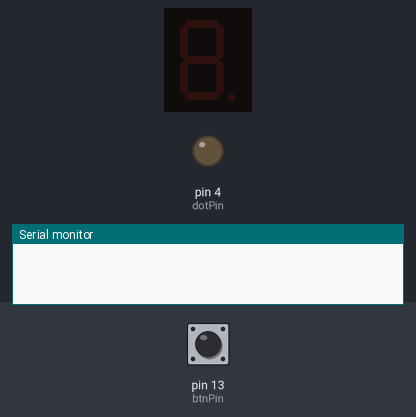
The sketch below on a simulated Arduino Uno, built with avr-gcc and run on an emulated ATmega328P. Parts: 1-digit seven-segment display, output pins drawn as LEDs (lit = HIGH), the last lines printed to the serial monitor. Wiring (inferred from the names in the program): 1-digit 7-segment display, segments lit when HIGH: segments pin 3, pin 2, pin 5, pin 6, pin 7, pin 11, pin 12. The inputs (shaded band) are chosen by the test bench; at power-on: pin 13 (btnPin) LOW. Random numbers use the default seed unless the sketch sets one; the segment pins are drawn as the display they are named for; pins used as bus, display or sensor lines are not drawn.

Above: at 1.2 s.
1.3 s: pin 13 (btnPin) pulled HIGH for 0.15 s
At 2.2 s:
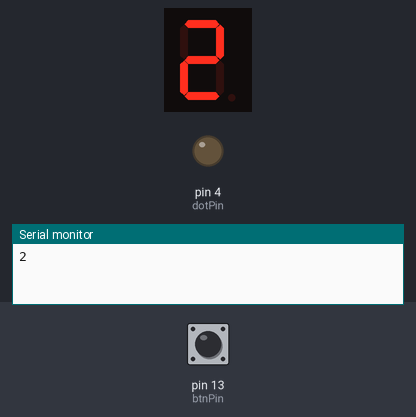
2.9 s: pin 13 (btnPin) pulsed HIGH 5 times (0.12 s each, 0.3 s apart)
At 4.4 s:
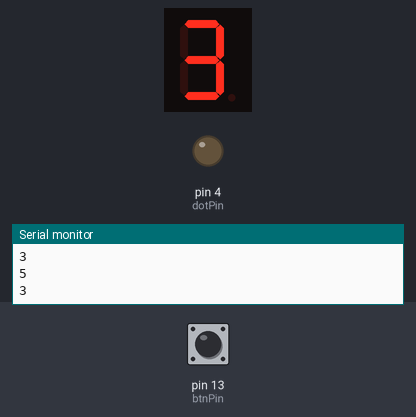
5.9 s: pin 13 (btnPin) pulsed HIGH 5 times (0.12 s each, 0.3 s apart)
At 6.9 s:
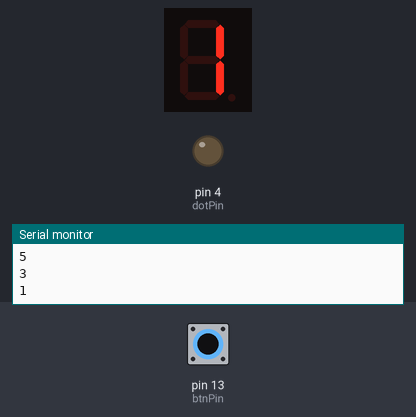
8.9 s: pin 13 (btnPin) pulled HIGH for 1 s
At 9.2 s:
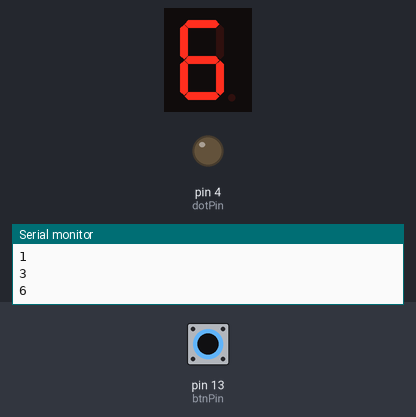
11.4 s: pin 13 (btnPin) pulled HIGH for 3.2 s
At 12.3 s:
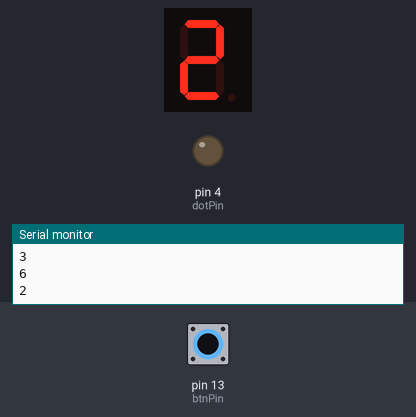
Timing chart, 0 to 14.4 s (numbered marks = the images above; inputs shaded):
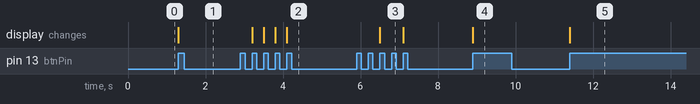

The sketch:

DIce_V2.ino
```cpp
int btnPin = 13;

int digitPin[7] = {3, 2, 5, 6, 7, 11, 12};

int dotPin = 4;

int btnState = -1;
int randNum;

void setup() {
  // put your setup code here, to run once:
  Serial.begin(9600);     // setup serial monitor
  pinMode(btnPin,INPUT);       // button pin

  for (int i = 0; i < 7; i++){
    pinMode(digitPin[i], OUTPUT);
  }

  pinMode(dotPin,OUTPUT);
}

void loop() {
  // put your main code here, to run repeatedly:

  if (digitalRead(btnPin) == HIGH && btnState < 0){
    btnState = -btnState;
    randNum = random(1,7);
    Serial.println(randNum);

    digitalWrite(digitPin[0], LOW);
    digitalWrite(digitPin[1], LOW);
    digitalWrite(digitPin[5], LOW);
    digitalWrite(digitPin[6], LOW);
    digitalWrite(digitPin[2], LOW);
    digitalWrite(digitPin[4], LOW);
    digitalWrite(digitPin[3], LOW);

    if (randNum == 1){
      digitalWrite(digitPin[1], HIGH);
      digitalWrite(digitPin[2], HIGH);
    }
    else if (randNum == 2) {
      digitalWrite(digitPin[0], HIGH);
      digitalWrite(digitPin[1], HIGH);
      digitalWrite(digitPin[6], HIGH);
      digitalWrite(digitPin[4], HIGH);
      digitalWrite(digitPin[3], HIGH);
    }
    else if (randNum == 3) {
      digitalWrite(digitPin[0], HIGH);
      digitalWrite(digitPin[1], HIGH);
      digitalWrite(digitPin[6], HIGH);
      digitalWrite(digitPin[2], HIGH);
      digitalWrite(digitPin[3], HIGH);
    }
    else if (randNum == 4) {
      digitalWrite(digitPin[1], HIGH);
      digitalWrite(digitPin[5], HIGH);
      digitalWrite(digitPin[6], HIGH);
      digitalWrite(digitPin[2], HIGH);
    }
    else if (randNum == 5) {
      digitalWrite(digitPin[0], HIGH);
      digitalWrite(digitPin[5], HIGH);
      digitalWrite(digitPin[6], HIGH);
      digitalWrite(digitPin[2], HIGH);
      digitalWrite(digitPin[3], HIGH);
    }
    else if (randNum == 6) {
      digitalWrite(digitPin[0], HIGH);
      digitalWrite(digitPin[5], HIGH);
      digitalWrite(digitPin[6], HIGH);
      digitalWrite(digitPin[2], HIGH);
      digitalWrite(digitPin[4], HIGH);
      digitalWrite(digitPin[3], HIGH);
    }

  }
  else if (digitalRead(btnPin) == LOW) {
    btnState = -btnState;
  }


  //delay(250);

}
```

Measured:
- after the input at 1.3 s, the display: changes at once (image 1)
- after the input at 2.9 s, the display: first changes after 0.30 s (image 2 shows a later state)
- after the input at 5.9 s, the display: changes after 0.60 s (image 3)
- after the input at 8.9 s, the display: changes at once (image 4)
- after the input at 11.4 s, the display: changes at once (image 5)
